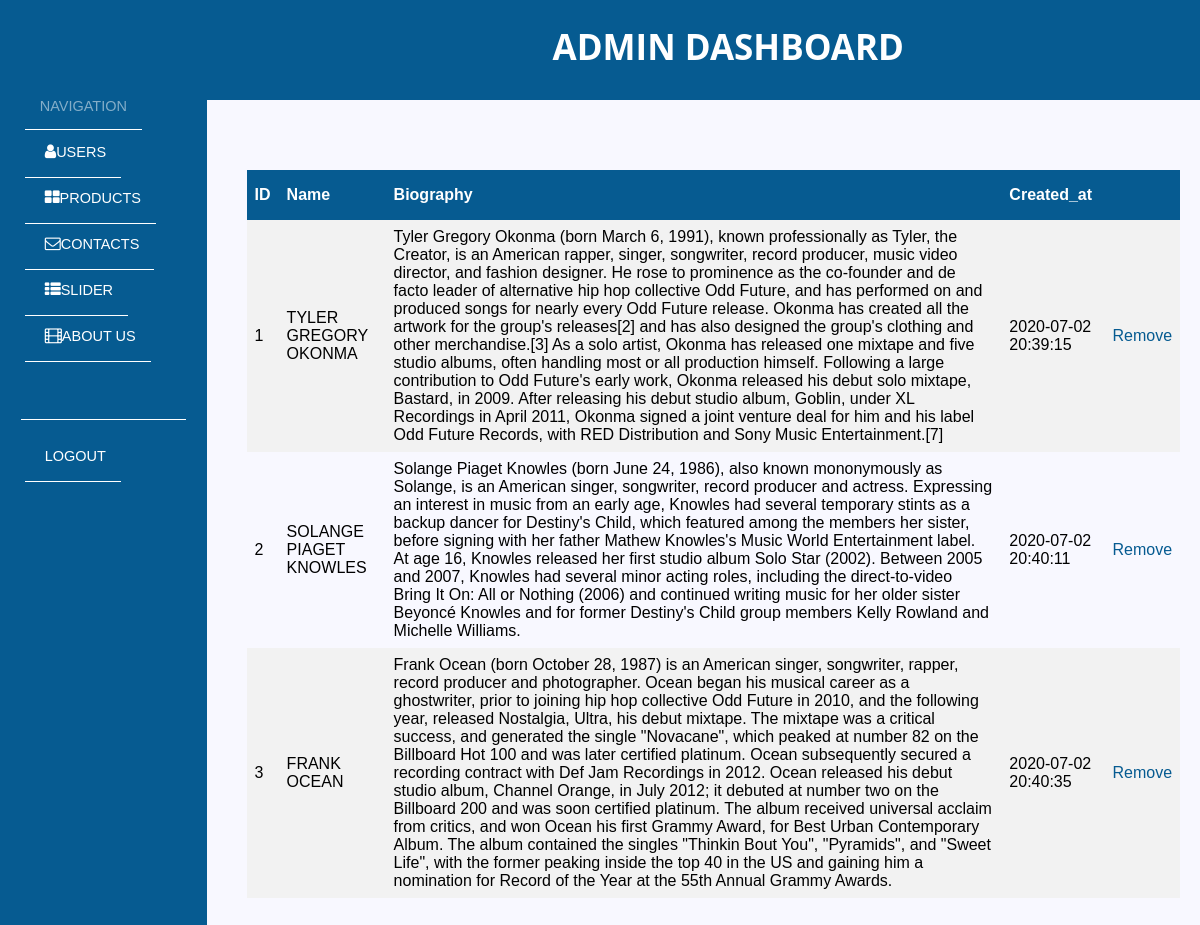
Page /backend/admin_about.php (signed in) on the earlier database version.
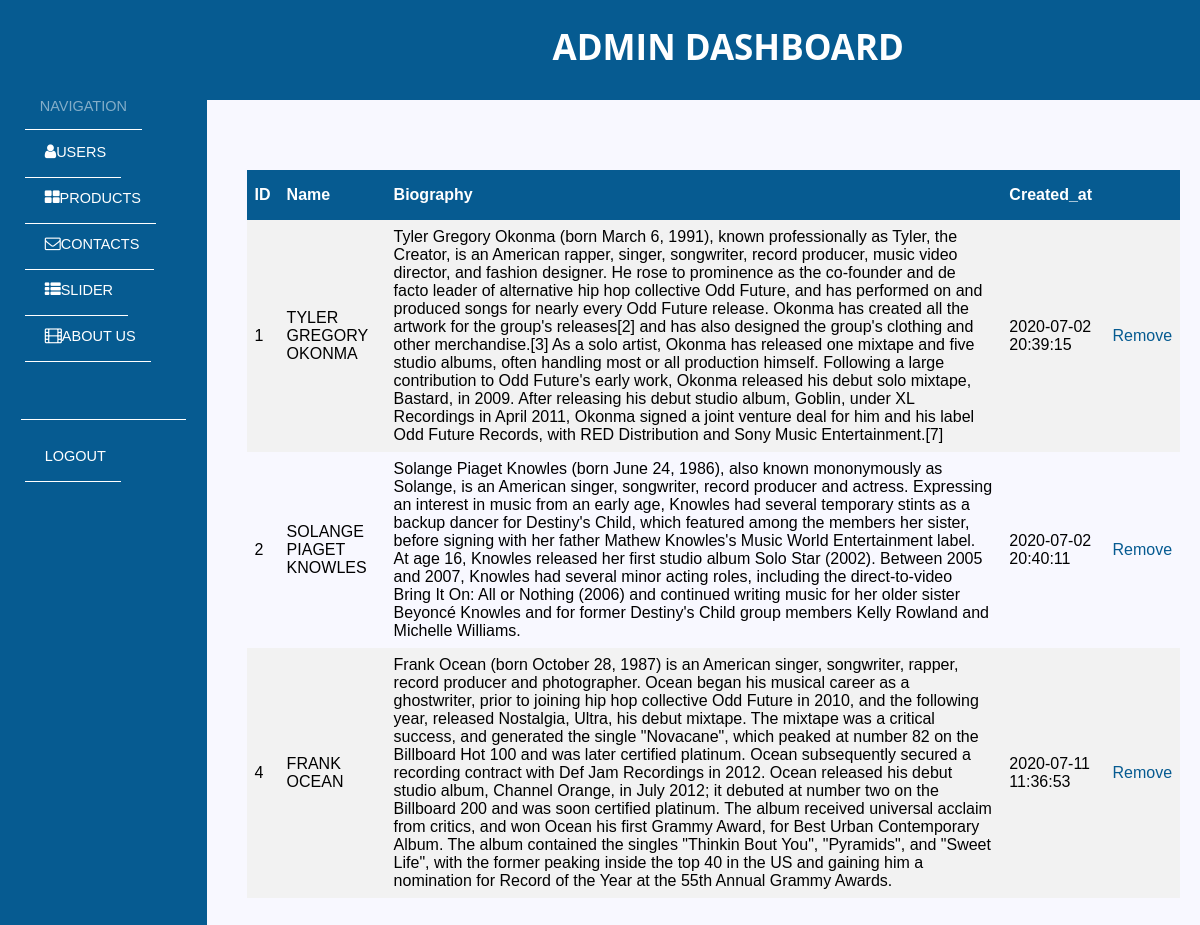
Same page on the later database version.
### tables this page shows
CREATE TABLE `about` (
  `id` int(11) NOT NULL,
  `name` varchar(255) NOT NULL,
  `biography` text NOT NULL,
  `created_at` datetime NOT NULL DEFAULT current_timestamp()
);

### backend/controllers/AboutController.php (called while the page is built, shortened)
<?php
class AboutController
{
    protected $database;
    public function __construct()
    {
        $this->database = new Database;
    }
    public function all()
    {
        $query = $this->database->pdo->query('SELECT * FROM about');
        return $query->fetchAll();
    }
}

### backend/core/Database.php (called while the page is built, shortened)
<?php
class Database
{
    public function __construct()
    {
        $host = "localhost";
        $user = "root";
        $password = "";
        $db_name = "flex-furniture-1";
        try{
            $link = new PDO("mysql:host=$host;dbname=$db_name",$user,$password);
            $this->pdo = $link;
        }catch(PDOException $e) {
            die('DIE'. $e->getMessage());
        }
    }
}
?>

### backend/admin_about.php (the view, shortened to what this page needs)
<?php
require './controllers/AboutController.php';
$about = new AboutController();
$about_all = $about->all();
?>
<!DOCTYPE html>
<html lang="en">
<head>
    <link rel="stylesheet" type="text/css" media="screen" href="../css/admin.css">
    <link rel="stylesheet" href="https://cdnjs.cloudflare.com/ajax/libs/font-awesome/4.7.0/css/font-awesome.min.css">
</head>
<body>
<div class="dashboard-wrapper">
    <?php include 'inc/sidebar.php' ?>
    <div id="dashboard-container">
        <div class="content-title">
            <h1 class="page-title"><a href="users.php">Admin Dashboard</a></h1>
        </div>
        <div class="main-content">
            <table class="table">
                <tr class="table-head">
                    <th>ID</th>
                    <th>Name</th>
                    <th>Biography</th>
                    <th>Created_at</th>
                    <th></th>
                </tr>
                <?php foreach ($about_all as $about) : ?>
                    <tr>
                        <td><?php echo $about['id'] ?></td>
                        <td><?php echo $about['name'] ?></td>
                        <td><?php echo $about['biography'] ?></td>
                        <td><?php echo $about['created_at'] ?></td>
                        <td>
                            <a href="controllers/functions/delete-about.php?id=<?php echo $about['id'] ?>">Remove</a>
                        </td>
                    </tr>
                <?php endforeach; ?>
            </table>
        </div>
    </div>
</div>
</body>
</html>

Differences in the rows shown:
removed about: id "3", name "FRANK OCEAN", biography "Frank Ocean (born October 28, 1987) is an American singer, songwriter, rapper, record producer and photographer. Ocean began his musical career as a ghostwriter, prior to joining hip hop collective Odd Future in 2010, and the following year, released Nostalgia, Ultra, his debut mixtape. The mixtape was a critical success, and generated the single \"Novacane\", which peaked at number 82 on the Billboard Hot 100 and was later certified platinum. Ocean subsequently secured a recording contract with Def Jam Recordings in 2012. Ocean released his debut studio album, Channel Orange, in July 2012; it debuted at number two on the Billboard 200 and was soon certified platinum. The album received…", created_at "2020-07-02 20:40:35"
added about: id "4", name "FRANK OCEAN", biography "Frank Ocean (born October 28, 1987) is an American singer, songwriter, rapper, record producer and photographer. Ocean began his musical career as a ghostwriter, prior to joining hip hop collective Odd Future in 2010, and the following year, released Nostalgia, Ultra, his debut mixtape. The mixtape was a critical success, and generated the single \"Novacane\", which peaked at number 82 on the Billboard Hot 100 and was later certified platinum. Ocean subsequently secured a recording contract with Def Jam Recordings in 2012. Ocean released his debut studio album, Channel Orange, in July 2012; it debuted at number two on the Billboard 200 and was soon certified platinum. The album received…", created_at "2020-07-11 11:36:53"
